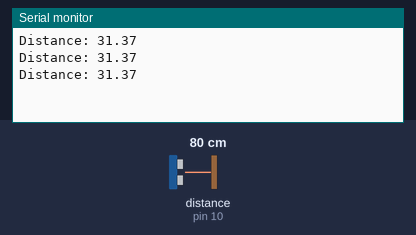
The sketch below on a simulated Arduino Uno, built with avr-gcc and run on an emulated ATmega328P. On the bench: the last lines printed to the serial monitor. Wiring (inferred from the names in the program): ultrasonic range finder: trigger pin 9; echo pin 10. The test bench sets the inputs (shaded band); at power-on: distance to the obstacle (sensor on pin 10) 80 cm. The echo pulse lasts 58.3 µs per cm.

Above: at 1.3 s.
1.4 s: distance to the obstacle (sensor on pin 10) set to 2 cm
At 1.9 s:
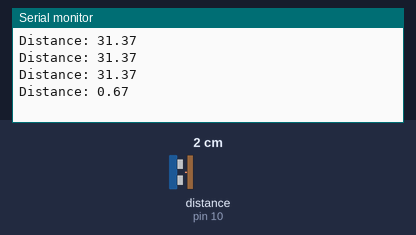
2.9 s: distance to the obstacle (sensor on pin 10) set to 4 cm
At 3.4 s:
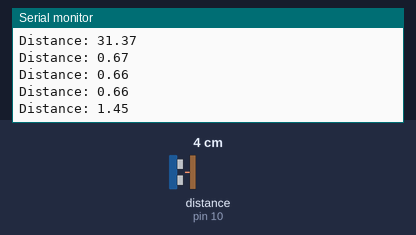
Timing chart, 0 to 5.9 s (numbered marks = the images above; inputs shaded):
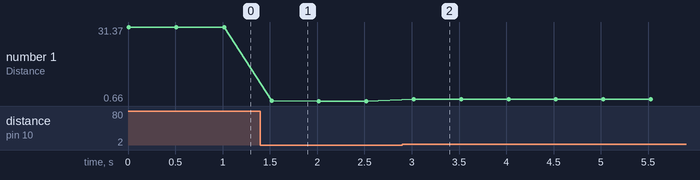

The sketch:

HC-SR04_Base.ino
```cpp
/*****************************
* HC-SR04 base control module
* Version: 1.0.0
* Author: Zachary Tomlinson
******************************/

class HC_SR04 {
  private:
    long DELAY;
    double DISTANCE;
    int TRIG;
    int ECHO;

  public:
    HC_SR04(int, int);
    double GetDistance();
};

HC_SR04::HC_SR04(int trig, int echo)
{
  this->TRIG = trig;
  this->ECHO = echo;
  pinMode(trig, OUTPUT);
  pinMode(echo, INPUT);
}

double HC_SR04::GetDistance()
{
  digitalWrite(this->TRIG, LOW);
  delayMicroseconds(2);
  digitalWrite(this->TRIG, HIGH);
  delayMicroseconds(10);
  digitalWrite(this->TRIG, LOW);
  this->DELAY = pulseIn(this->ECHO, HIGH);
  this->DISTANCE = this->DELAY * 0.0135039 / 2;
  return this->DISTANCE;
}

const int TRIG_1 = 9;
const int ECHO_1 = 10;
HC_SR04 DEV_1 = HC_SR04(TRIG_1, ECHO_1);
double DISTANCE_1;

void setup() {
  Serial.begin(9600); //9600 Baud
}

void loop() {
  DISTANCE_1 = DEV_1.GetDistance();
  Serial.print("Distance: ");
  Serial.println(DISTANCE_1);
  // Rest
  delay(500);
}
```

Measured:
- after the input at 1.4 s, the serial monitor: prints a new line after 0.12 s (image 1)
- after the input at 2.9 s, the serial monitor: prints a new line after 0.12 s (image 2)
- plotted number 1: 31.37 → 0.66 after the input at 1.4 s, 0.66 → 1.45 after the input at 2.9 s
